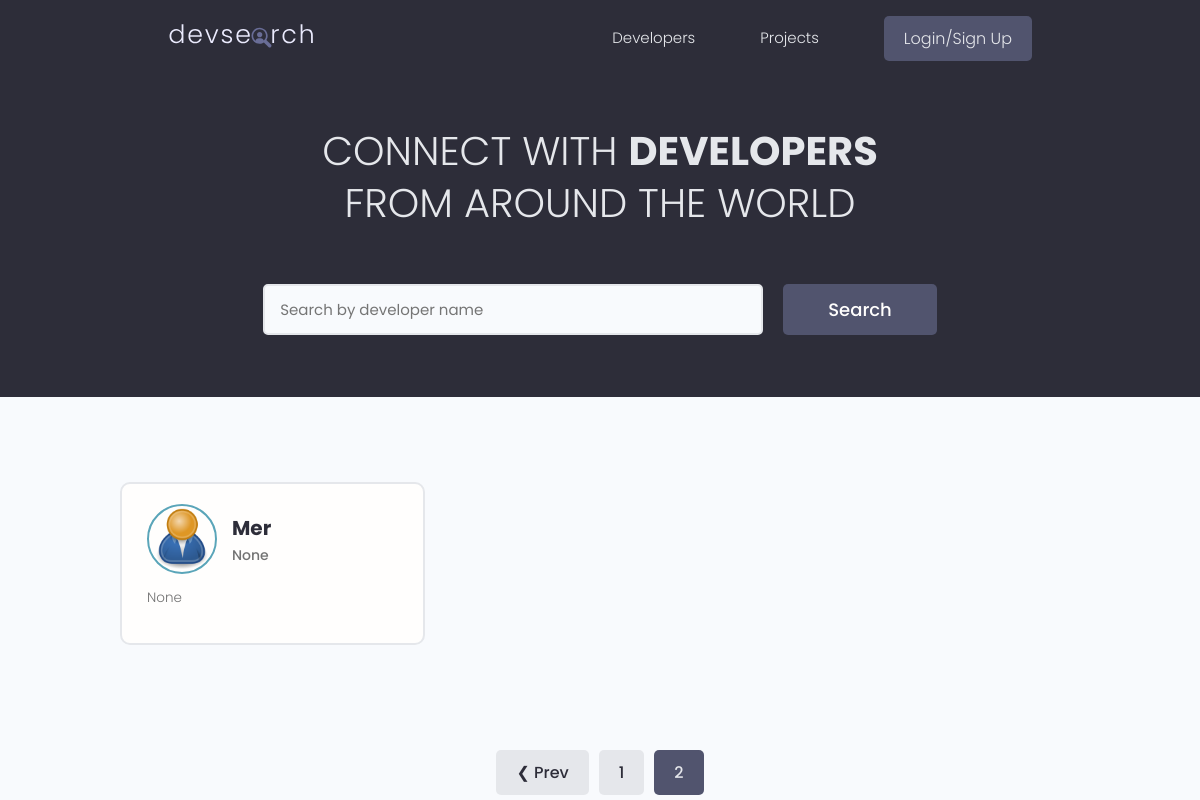
Before: /?page=2 with the older database file.
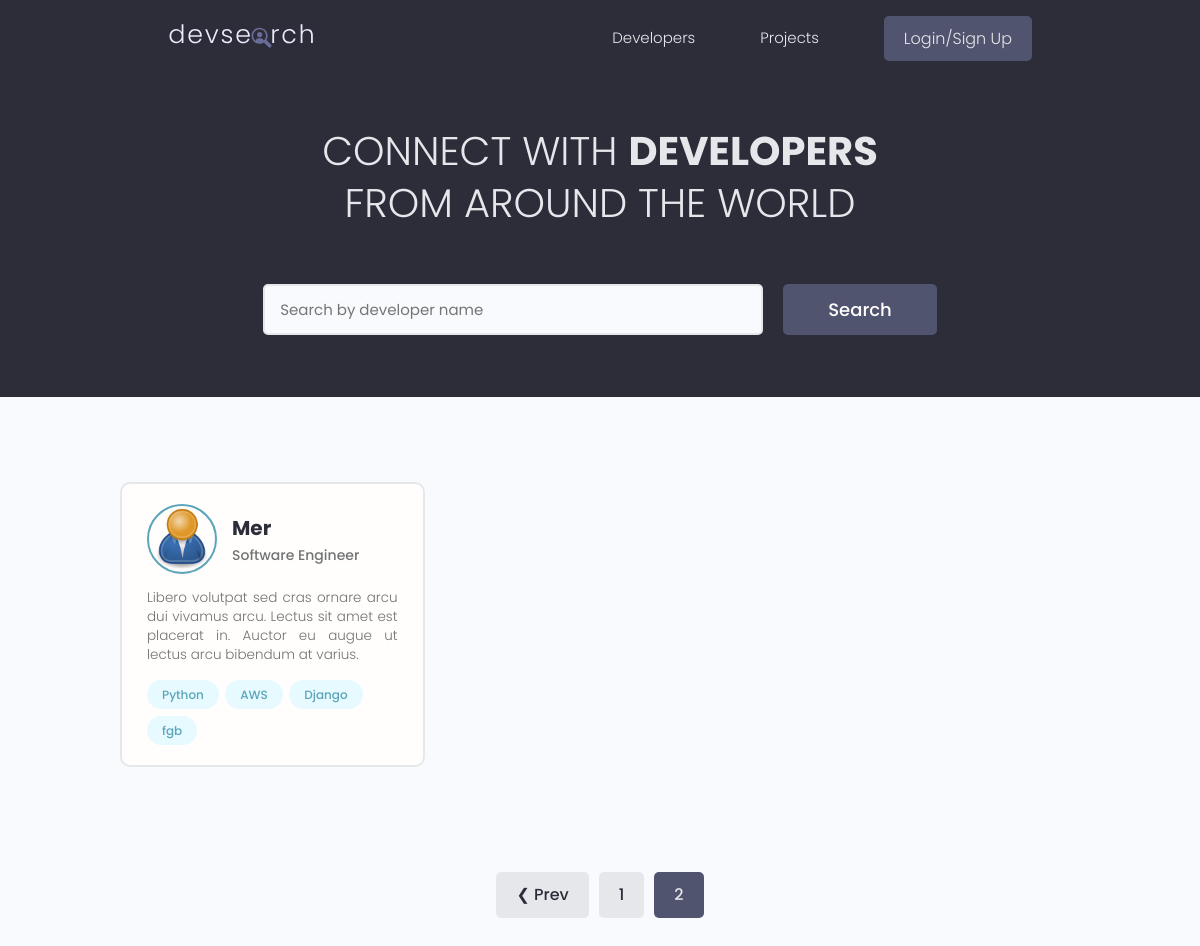
After: the same page with the newer database file.
### users/models.py (models this page shows, shortened)
class Profile(models.Model):
  user = models.OneToOneField(User, null=True, on_delete=models.CASCADE, blank=True)
  name = models.CharField(max_length=200, null=True, blank=True)
  email = models.EmailField(max_length=500, null=True, blank=True)
  username = models.CharField(max_length=200, null=True, blank=True)
  location = models.CharField(max_length=200, null=True, blank=True)
  short_intro = models.CharField(max_length=500, null=True, blank=True)
  bio = models.TextField(null=True, blank=True)
  profile_image = models.ImageField(null=True, blank=True, upload_to='profiles/', default='profiles/user-default.png')
  social_github = models.CharField(max_length=200, null=True, blank=True)
  social_twitter = models.CharField(max_length=200, null=True, blank=True)
  social_linkedin = models.CharField(max_length=200, null=True, blank=True)
  social_youtube = models.CharField(max_length=200, null=True, blank=True)
  social_website = models.CharField(max_length=200, null=True, blank=True)
  id = models.UUIDField(primary_key=True, default=uuid.uuid4, editable=False, unique=True)
  created = models.DateTimeField(auto_now_add=True)
  updated = models.DateTimeField(auto_now=True)

class Skill(models.Model):
  owner = models.ForeignKey(Profile, null=True, blank=True, on_delete=models.CASCADE)
  name = models.CharField(max_length=200, null=True, blank=True)
  description = models.TextField(null=True, blank=True)
  id = models.UUIDField(primary_key=True, default=uuid.uuid4, editable=False, unique=True)
  created = models.DateTimeField(auto_now_add=True)
  updated = models.DateTimeField(auto_now=True)
  def __str__(self):
    return self.name

### users/views.py (the view)
# urls.py: path('', views.profiles, name='profiles'),
def profiles(request):
    profiles, search_query = searchProfiles(request)
    results = 3
    custom_range, profiles = paginateProfiles(request, profiles, results)
    context = { 'profiles': profiles, 'search_query': search_query, 'custom_range': custom_range}
    return render(request, 'users/profiles.html', context)

### users/utils.py (called while the page is built)
def paginateProfiles(request, profiles, results):
    page = request.GET.get('page')
    paginator = Paginator(profiles, results)
    try:
        profiles = paginator.page(page)
    except PageNotAnInteger:
        page = 1
        profiles = paginator.page(page)
    except EmptyPage:
        page = paginator.num_pages
        profiles = paginator.page(page)
    leftIndex = (int(page) - 4)
    if leftIndex < 1:
        leftIndex = 1
    rightIndex = (int(page) + 5)
    if rightIndex > paginator.num_pages:
        rightIndex = paginator.num_pages + 1
    custom_range = range(leftIndex, rightIndex)
    return custom_range, profiles

def searchProfiles(request):
    search_query = ''
    if request.GET.get('search_query'):
        search_query = request.GET.get('search_query')
    skills = Skill.objects.filter(name__icontains=search_query)
    profiles = Profile.objects.distinct().filter(
        Q(name__icontains=search_query) |
        Q(short_intro__icontains=search_query) |
        Q(location__icontains=search_query) |
        Q(bio__icontains=search_query) |
        Q(skill__in=skills)
    )
    return profiles, search_query

### users/templates/users/profiles.html (shortened to what this page needs)
{% extends 'main.html' %}
{% block content %}
<main class="home">
    <section class="hero-section text-center">
      <div class="container container--narrow">
        <div class="hero-section__box">
          <h2>CONNECT WITH <span>DEVELOPERS</span></h2>
          <h2>FROM AROUND THE WORLD</h2>
        </div>
        <div class="hero-section__search">
          <form id="searchForm" class="form" action="{% url 'profiles' %}" method="get">
            <div class="form__field">
              <input class="input input--text" id="formInput#search" type="text" name="search_query"
                placeholder="Search by developer name"  value="{{search_query}}" />
            </div>
            <input class="btn btn--sub btn--lg" type="submit" value="Search" />
          </form>
        </div>
      </div>
    </section>
    <section class="devlist">
      <div class="container">
        <div class="grid grid--three">
        {% for user in profiles %}
          <div class="column card">
            <div class="dev">
              <a href="{% url 'user-profile' user.id %}" class="card__body">
                <div class="dev__profile">
                  <img class="avatar avatar--md" src="{{ user.profile_image.url }}" alt="image" />
                  <div class="dev__meta">
                    <h3>{{ user.name }}</h3>
                    <h5>{{ user.short_intro|slice:"60" }}</h5>
                  </div>
                </div>
                <p class="dev__info">
                  {{ user.bio|slice:"150" }}
                </p>
                <div class="dev__skills">
                    {% for skill in user.skill_set.all|slice:"5" %}
                  <span class="tag tag--pill tag--main">
                    <small>{{skill}}</small>
                  </span>
                  {% endfor %}
                </div>
              </a>
            </div>
          </div>
          {% endfor %}
        </div>
      </div>
    </section>
    {% include 'pagination.html' with queryset=profiles custom_range=custom_range %}
  </main>
{% endblock content %}

Changed rows visible on the page:
changed Profile "Mer": short_intro "None" → "Software Engineer"; bio "None" → "Libero volutpat sed cras ornare arcu dui vivamus arcu. Lectus sit amet est placerat in. Auctor eu augue ut lectus arcu bibendum at varius."
added Skill: name "Python"
added Skill: name "AWS"
added Skill: name "Django"
added Skill: name "fgb"
